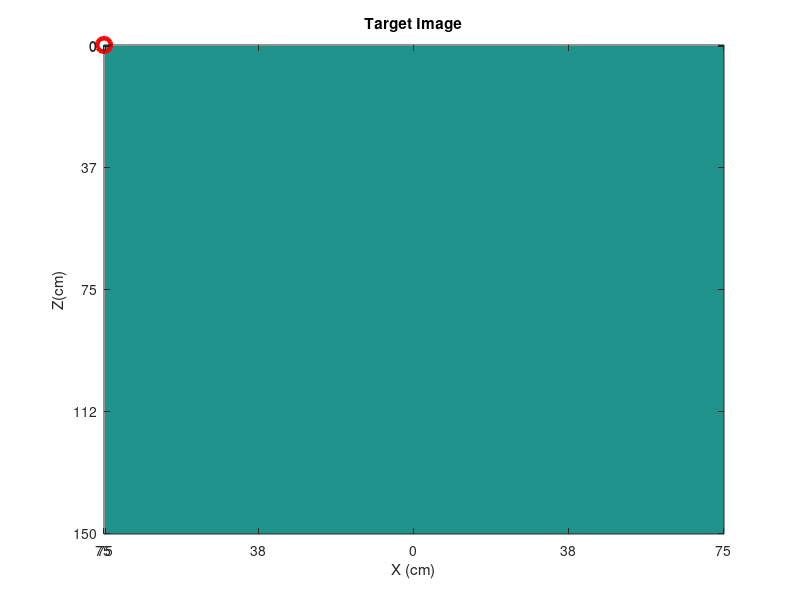
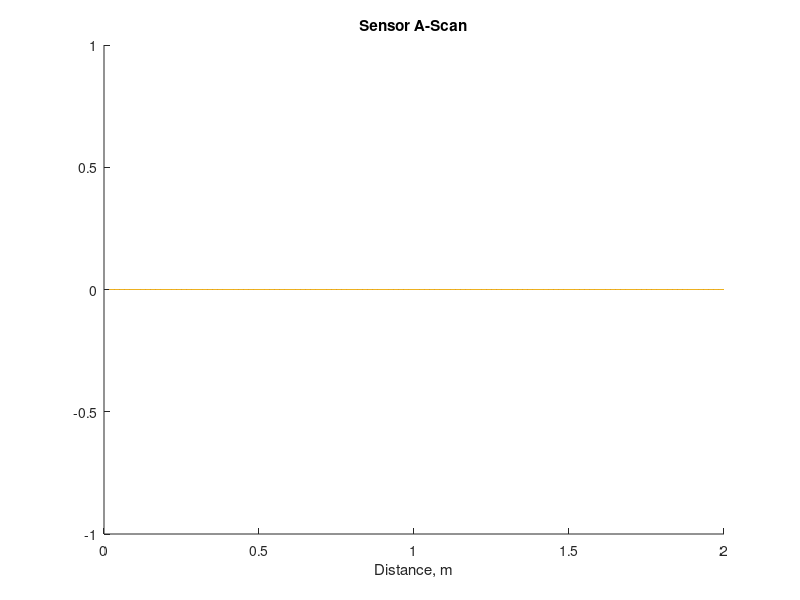
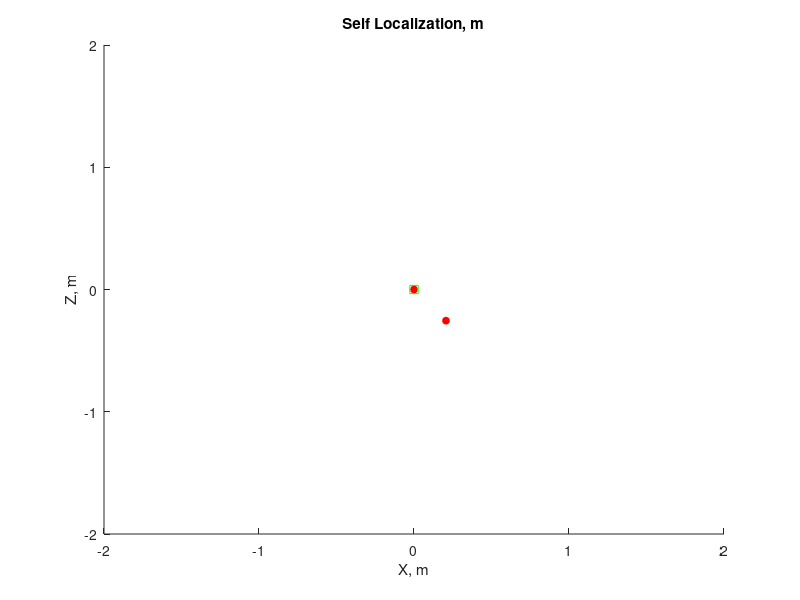

The MATLAB script that drew these images, in order: (Note: this script raises an error after producing the figures.)
%%%
% ULTRASONIC LOCALIZER
% EE292Q FINAL PROJECT SPRING 2023
% 


%% SETUP & PARAMETERS
clear; close all;

% physical parameters
c = 343; % speed of sound, m
sensor_locs = [-0.07 0 0.07]; % relative sensor x-locations, m
% target_locs = [0, 0;
%                0.25, 0.25]; % target [x,z] locations, m
% numTargets = size(target_locs, 1); % number of targets

% capture parameters
% file data parameters
data_from_file = 1; % if true, load data from directory instead of serial
input_directory = "test_data/Data 5-26/2targ";

% data_to_file = 0; % if true, output captured data to directory (not implemented)
% output_directory = "test_data";

% serial parameters
serial_port = "/dev/tty.usbmodem2102";
baud = 1000000; % baud rate
numMeasures = 5; % captures per sensor
numDevices = 3; % number of sensors
distMeasure = 2; % maximum distance measurement, matches firmware

% plotting parameters
%   these are also defined in some functions, but here because I'm lazy
% backprop image parameters
Nx = 400;
dx = 1.5/Nx;

% a scan plot parameters
d = (1:distMeasure*60)/60;

%% TESTING VALUES
% move these up to proper place when done
test_rel = [55   -68]*dx; % test value for relative target offset
target_locs = [0,0; test_rel];
numTargets = 2;

%% INITIALIZE SENSOR
if ~data_from_file
    s = serialport(serial_port, baud);
end

%% INITIALIZE PLOTS
% Target Image
fig1 = figure(1);
fig1img1 = imagesc(zeros(Nx,Nx)); hold on;
fig1tp1 = plot( ...
    zeros(numTargets,1), ...
    zeros(numTargets,1), ...
    'ro','MarkerSize',10,'LineWidth',3 ...
    );
title('Target Image')
xlabel('X (cm)')
ylabel('Z(cm)')
xticks([1 xticks])
yticks([1 yticks])
yticklabels(floor(yticks*dx*100))
xticklabels(ceil(abs(xticks-Nx/2)*dx*100))

% A-Scan
fig2 = figure(2); hold on;
fig2l1 = plot(d,zeros(size(d,2),numDevices),'LineStyle','--');
set(gca, 'ColorOrderIndex', 1)
fig2l2 = plot(d,zeros(size(d,2),numDevices),'LineStyle','-');
title('Sensor A-Scan')
xlabel('Distance, m')

% Self localization
fig3 = figure(3); hold on;
fig3l1 = plot(target_locs(:,1), target_locs(:,2), ...
    'ro','MarkerFaceColor','r','MarkerSize',5, ...
    'DisplayName','Targets');
fig3l2 = plot(0,0,'gs','DisplayName', 'Sensors');
xlabel('X, m');
ylabel('Z, m');
xlim([-distMeasure, distMeasure])
ylim([-distMeasure, distMeasure])
title('Self Localization, m');

%% LOCALIZATION LOOP
N = 100;
for ii = 1:N
    % Capture Ultrasonic Data
    %   AscanData:
    % [device, measurement, [I,Q], samples]
    %   Params:
    % [device, measurement, [port, range, amp, samples, op_freq, bandwidth]
    if data_from_file
        [AscanData, params] = GetAscanDataFromFile(input_directory, ii);
    else
        [AscanData, params] = GetAscanDataFromCH201(numDevices, numMeasures, distMeasure, s);
    end

    % Preprocess IQ Data
    [ppIQ, scaledAscan, deviceAscan] = preprocess_IQ(AscanData, numTargets);

    % Backpropagate to create image
    Im = zeros(400, 400, numDevices);
    for ii_dev = 1:numDevices
        % upconvert back to sample rate
        [data_pb, Fs] = upconv( ...
            squeeze(ppIQ(ii_dev,:,1,:)), ... % I
            squeeze(ppIQ(ii_dev,:,2,:)), ... % Q
            params(ii_dev,1,5)); % fs
        
        % define time vector
        t = 0:1/Fs:size(data_pb,2)/Fs - 1/Fs;
        
        % backprojection
        Im(:,:,ii_dev) = BackProj( ...
            hilbert(data_pb), ... % analytic signal of time series data
            sensor_locs(ii_dev), ... % receiver location(s)
            sensor_locs(ii_dev), ... % source location(s)
            c, ... % speed of sound
            Fs, ... % ?
            1.5, ... % x, m
            1.5 ... % z, m
            );
    end
    combined_Im = squeeze(sum(abs(Im),3)).^2;
    
    % possibly rework FindTargets to take convolution of kernel w/ 
    %   known target offset of the combined image
    % Identify targets in backpropgatation image
    points = FindTargets(numTargets, combined_Im);
    
    % Self-localize
    [x,z] = calcSenorsPos(target_locs, points);

    % Update Plots
    fig1img1.CData = combined_Im;
    fig1tp1.XData = points(:,1);
    fig1tp1.YData = points(:,2);

    for lidx=1:length(fig2l1)
        fig2l1(lidx).YData = deviceAscan(:,lidx);
        fig2l2(lidx).YData = scaledAscan(:,lidx);
    end
    
    fig3l2.XData = x*dx;
    fig3l2.YData = z*dx;

    pause(0.01)
end

%% CLEANUP 
clear s
